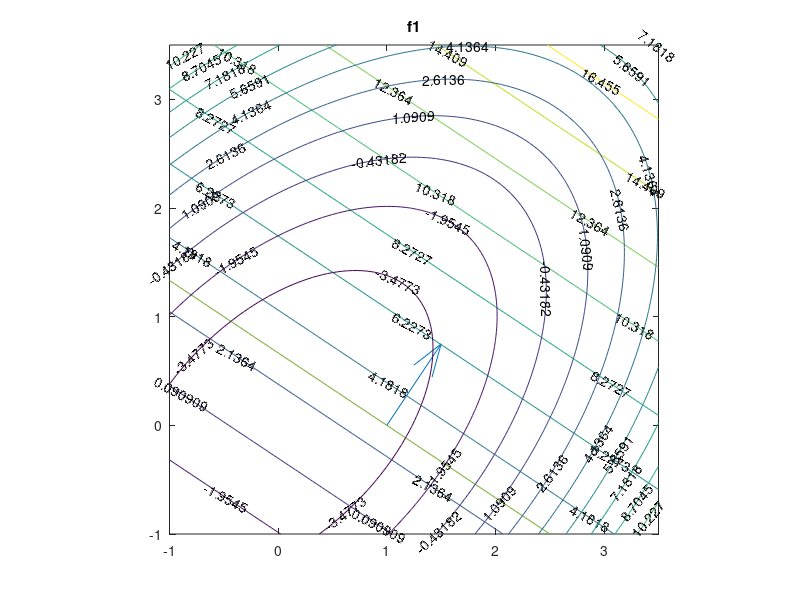

The MATLAB script that drew this image: (Note: this script raises an error after producing the figure.)
x = linspace(-1, 3.5);
y = linspace(-1, 3.5);

[X, Y] = meshgrid(x, y);

%part(b)
f1 = 2*X + 3*Y + 1;
norm = norm([2, 3])
gradient_vec = [2, 3]/norm
quiver(1, 0, gradient_vec(1), gradient_vec(2))
hold on
y_t = -2/3*(x-1);
plot(x, y_t);
hold on
contour(X, Y, f1, 'ShowText','on')
axis equal
axis([-1, 3.5, -1, 3.5])
title('f1')

f2 = X.*X + Y.*Y - X.*Y - 5;
contour(X, Y, f2, 'ShowText','on')
hold on
norm = norm([2, -1])
gradient_vec = [2, -1]/norm
quiver(1, 0, gradient_vec(1), gradient_vec(2))
hold on
y_t = 2*(x-1);
plot(x, y_t);
hold on
axis equal
axis([-1, 3.5, -1, 3.5])
title('f2')

f3 = (X-5).*cos(Y-5) - (Y-5).*sin(X-5);
norm = norm([cos(5)+5*cos(4), -4*sin(5)+sin(4)])
gradient_vec = [cos(5)+5*cos(4), -4*sin(5)+sin(4)]/norm
quiver(1, 0, gradient_vec(1), gradient_vec(2))
hold on
y_t = -(cos(5)+5*cos(4))/(-4*sin(5)+sin(4))*(x-1)
plot(x, y_t);
hold on
contour(X, Y, f3, 'ShowText','on')
axis equal
axis([-1, 3.5, -1, 3.5])
title('f3')

%part(c)
f1 = 2*X + 3*Y + 1
mesh(X, Y, f1)
hold on
approx = 3 + 2*(X-1) + 3*Y
mesh(X, Y, approx)
hold on
title('f1')

f2 = X.*X + Y.*Y - X.*Y - 5
mesh(X, Y, f2)
hold on
approx = -4 + 2*(X-1) - 1*Y
mesh(X, Y, approx)
hold on
title('f2')

f3 = (X-5).*cos(Y-5) - (Y-5).*sin(X-5)
mesh(X, Y, f3)
hold on
approx = -4*cos(-5) - (-5)*sin(-4) + (cos(5)+5*cos(4))*(X-1) + (-4*sin(5)+sin(4))*Y
mesh(X, Y, approx)
hold on
title('f3')








